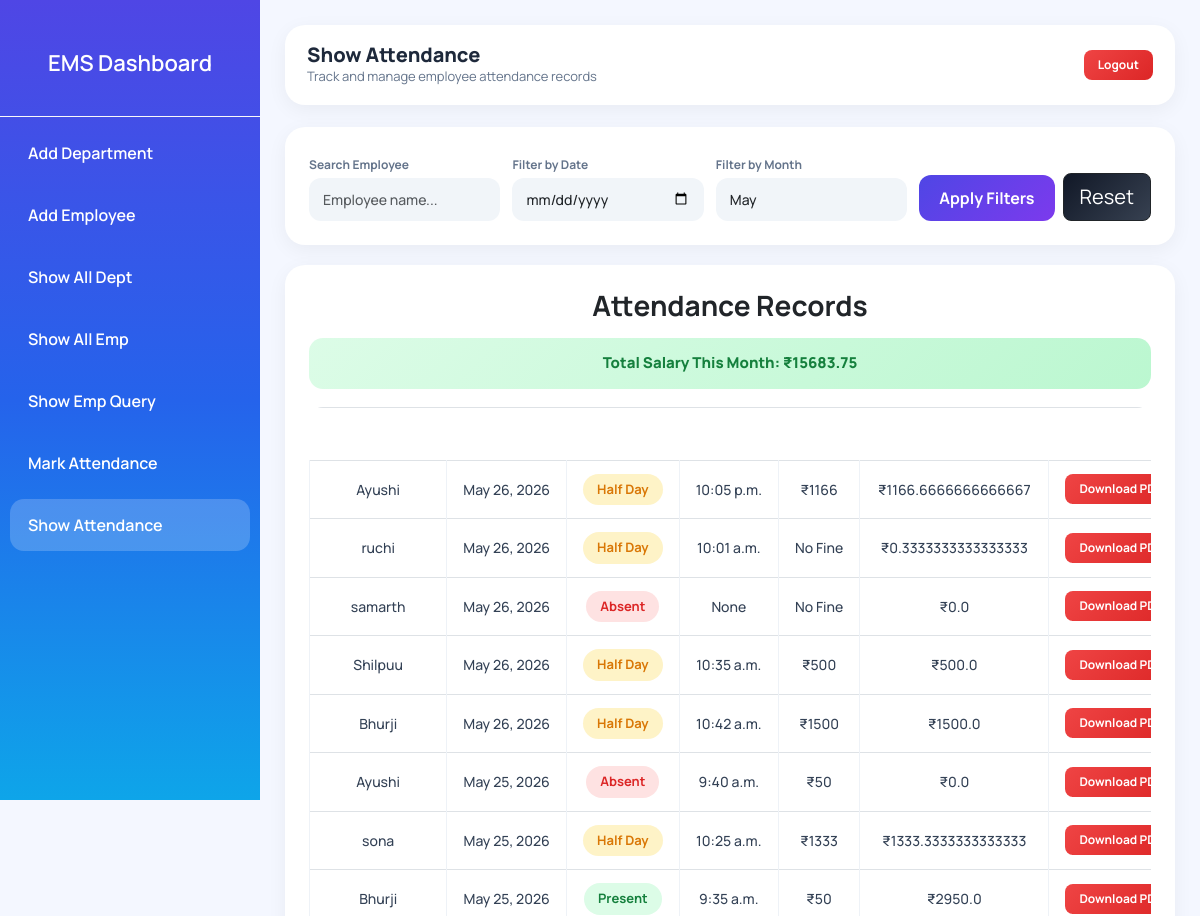
Before: /show_attendance/ (upper part) with the older database file.
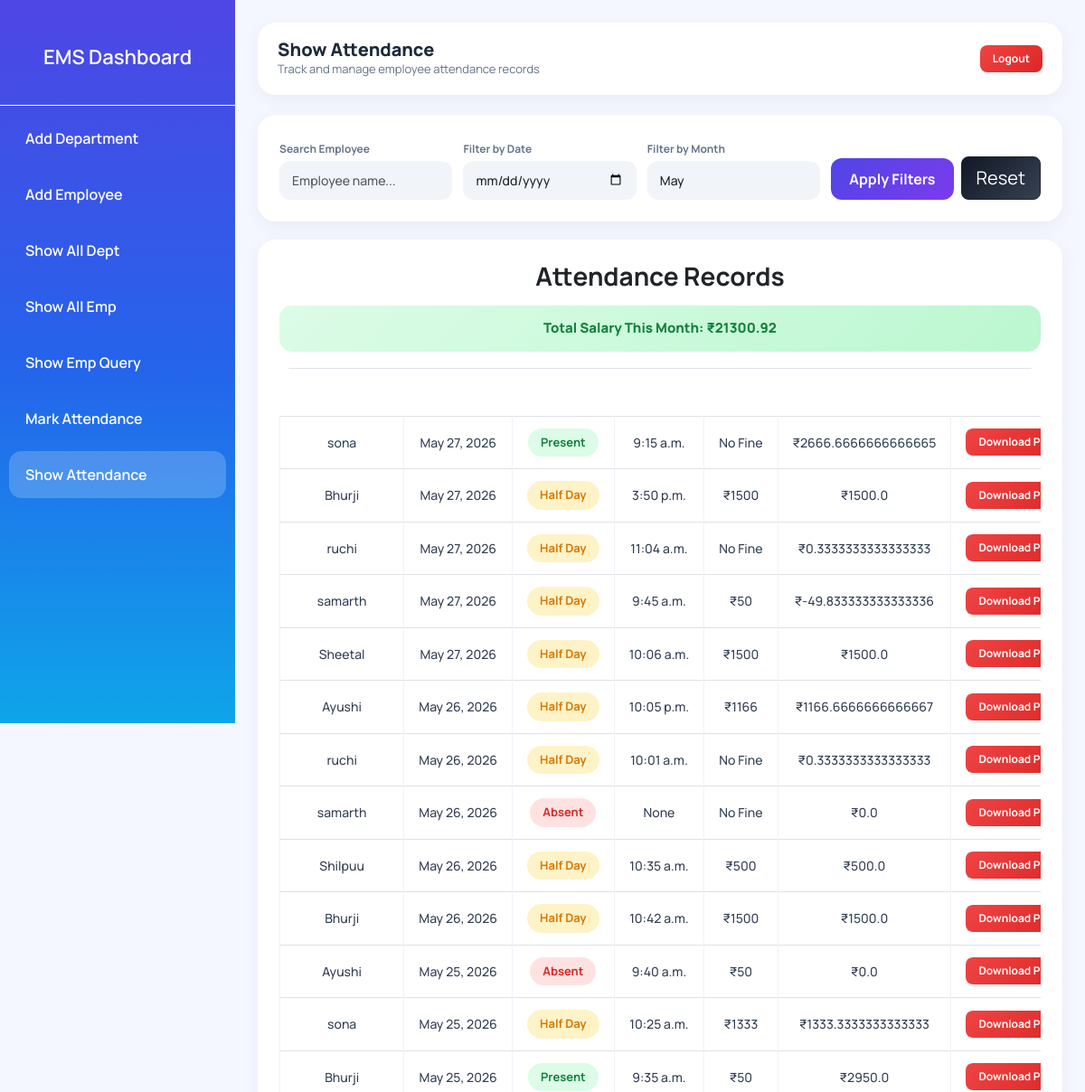
After: the same page with the newer database file.
### app/models.py (models this page shows, shortened)
class Attendance(models.Model):
    STATUS_CHOICES = (
        ('Present', 'Present'),
        ('Absent', 'Absent'),
        ('Half Day', 'Half Day'),
    )
    employee = models.ForeignKey(AddEmployee, on_delete=models.CASCADE)
    date = models.DateField(default=date.today)
    status = models.CharField(max_length=20, choices=STATUS_CHOICES)
    check_in_time = models.TimeField(
    null=True,
    blank=True
)
    late_fine = models.IntegerField(default=0)
    final_salary = models.FloatField(default=0)
    class Meta:
        unique_together = ('employee', 'date')

class AddEmployee(models.Model):
    name = models.CharField(
        max_length=100,
        validators=[MaxLengthValidator(10), MinLengthValidator(3)],
        error_messages={
            'min_length': 'Name must contain at least 3 characters.',
            'max_length': 'Name cannot exceed 20 characters.'
        }
    )
    email = models.EmailField(unique=True)
    contact = models.CharField(
        max_length=15,
        validators=[Emp_contact]
    )
    image = models.ImageField(
        upload_to='employee_images/',
        blank=True,
        null=True
    )
    password = models.CharField(max_length=128)
    department = models.CharField(max_length=50, null=True)
    d_code = models.CharField(max_length=20, null=True)
    d_des = models.CharField(max_length=50, null=True)
    joining_date = models.DateField(null=True, blank=True)
    salary = models.IntegerField(null=True, blank=True)

### app/views.py (the view)
# urls.py: path('show_attendance/', show_attendance, name='show_attendance'),
def show_attendance(request):
    today = date.today()
    month = request.GET.get('month')
    if month:
        month = int(month)
    else:
        month = today.month
    emp_id = request.GET.get('emp')
    search = request.GET.get('search', '').strip()
    date_filter = request.GET.get('date')
    base_qs = Attendance.objects.filter(
        date__month=month,
        date__year=today.year
    )
    if emp_id:
        base_qs = base_qs.filter(employee_id=emp_id)
    if search:
        base_qs = base_qs.filter(
            employee__name__icontains=search
        )
    if date_filter:
        base_qs = base_qs.filter(date=date_filter)
    attendance = base_qs.order_by('-date')
    total_salary = sum(i.final_salary for i in attendance)
    total_present = base_qs.filter(status="Present").count()
    total_absent = base_qs.filter(status="Absent").count()
    total_half = base_qs.filter(status="Half Day").count()
    total = base_qs.count()
    percentage = 0
    if total > 0:
        percentage = (
            (total_present + (total_half * 0.5)) / total
        ) * 100
    employees = Attendance.objects.select_related(
        'employee'
    ).values(
        'employee__id',
        'employee__name'
    ).distinct()
    context = {
        'attendance': attendance,
        'employees': employees,
        'total_present': total_present,
        'total_absent': total_absent,
        'total_half': total_half,
        'percentage': round(percentage, 2),
        'month': month,
        'total_salary': round(total_salary, 2),
        'search': search,
        'date_filter': date_filter,
        'emp_id': emp_id,
    }
    return render(request, 'show_attendance.html', context)

### app/templates/show_attendance.html (shortened to what this page needs)
{% load static %}
<!DOCTYPE html>
<html lang="en">
<head>
    <link href="https://cdn.jsdelivr.net/npm/bootstrap@5.3.2/dist/css/bootstrap.min.css" rel="stylesheet">
</head>
<body>
<div class="wrapper">
    <div class="sidebar">
        <h4 class="text-center py-3 border-bottom border-light px-3">
            <a href="{% url 'dashboard' %}" style="color:white;text-decoration:none;">
                EMS Dashboard
            </a>
        </h4>
        <a href="{% url 'add_dep' %}">Add Department</a>
        <a href="{% url 'add_emp' %}">Add Employee</a>
        <a href="{% url 'all_dep' %}">Show All Dept</a>
        <a href="{% url 'all_emp' %}">Show All Emp</a>
        <a href="{% url 'show_query' %}">Show Emp Query</a>
        <a href="{% url 'mark_attendance' %}">Mark Attendance</a>
        <a href="{% url 'show_attendance' %}" style="background:rgba(255,255,255,0.20);">Show Attendance</a>
    </div>
    <div class="main-content">
        <div class="topbar">
            <div style="display:flex;align-items:center;gap:12px;">
                <div>
                    <h2>Show Attendance</h2>
                    <p>Track and manage employee attendance records</p>
                </div>
            </div>
            <a href="{% url 'logout' %}" class="btn btn-danger btn-sm topbar-logout">Logout</a>
        </div>
       <div class="card p-4">
    <form method="GET">
        <div class="filter-grid">
            <div>
                <label class="form-label">Search Employee</label>
                <input type="text" name="search" value="{{ search }}"
                       placeholder="Employee name..." class="form-control">
            </div>
            <div>
                <label class="form-label">Filter by Date</label>
                <input type="date" name="date" value="{{ date_filter }}" class="form-control">
            </div>
            <div>
                <label class="form-label">Filter by Month</label>
                <select name="month" class="form-select">
                    <option value="5"  {% if month == 5  %}selected{% endif %}>May</option>
                </select>
            </div>
            <div class="filter-btn-cell" style="display:flex;align-items:flex-end;gap:8px;">
                <button type="submit" class="btn btn-primary">
                    Apply Filters
                </button>
                <a href="?month={{ month }}" class="btn btn-dark btn-lg">
                    Reset
                </a>
            </div>
        </div>
    </form>
</div>
        <div class="card p-4">
            <h3 class="text-center fw-bold mb-3">Attendance Records</h3>
            <div class="salary-alert">Total Salary This Month: ₹{{ total_salary }}</div>
            <div class="table-responsive">
                <table class="table table-bordered table-hover text-center">
                    <thead>
                        <tr>
                            <th>Name</th>
                            <th>Date</th>
                            <th>Status</th>
                            <th>Check In</th>
                            <th>Fine</th>
                            <th>Final Salary</th>
                            <th>PDF</th>
                        </tr>
                    </thead>
                    <tbody>
                        {% for i in attendance %}
                        <tr>
                            <td>{{ i.employee.name }}</td>
                            <td>{{ i.date }}</td>
                            <td>
                                {% if i.status == "Present" %}
                                    <span class="status-present">Present</span>
                                {% elif i.status == "Absent" %}
                                    <span class="status-absent">Absent</span>
                                {% else %}
                                    <span class="status-half">Half Day</span>
                                {% endif %}
                            </td>
                            <td>{{ i.check_in_time }}</td>
                            <td>{% if i.late_fine > 0 %}₹{{ i.late_fine }}{% else %}No Fine{% endif %}</td>
                            <td>₹{{ i.final_salary }}</td>
                            <td>
                                <a href="{% url 'attendance_pdf' i.employee.id %}" class="btn btn-danger btn-sm">
                                    Download PDF
                                </a>
                            </td>
                        </tr>
                        {% endfor %}
                    </tbody>
                </table>
            </div>
        </div>
    </div>
</div>
</body>
</html>

### app/templates/show_attendance.html (style rules this page uses)
* { margin:0; padding:0; box-sizing:border-box; font-family:'Manrope',sans-serif; }
html,body { overflow-x:hidden; background:#f4f7ff; }
.wrapper { display:flex; width:100%; position:relative; }
.sidebar { width:260px; height:100vh; background:linear-gradient(180deg,#4f46e5,#2563eb,#0ea5e9); position:fixed; top:0; left:0; overflow-y:auto; z-index:1000; padding-top:10px; transition:0.3s ease; }
.sidebar h4 { color:white; font-size:22px; font-weight:800; }
.sidebar a { display:block; color:white; text-decoration:none; padding:14px 18px; margin:10px; border-radius:14px; transition:0.3s; font-weight:600; }
.main-content { margin-left:260px; padding:25px; min-height:100vh; width:calc(100% - 260px); transition:0.3s ease; }
.topbar { background:white; padding:18px 22px; border-radius:20px; margin-bottom:22px; box-shadow:0 5px 20px rgba(0,0,0,0.05); display:flex; justify-content:space-between; align-items:center; gap:12px; }
.topbar h2 { font-size:20px; font-weight:800; color:#1e293b; margin:0; }
.topbar p { font-size:13px; color:#64748b; margin:0; }
.topbar-logout { display:none; }
.card { border:none !important; border-radius:20px !important; box-shadow:0 5px 20px rgba(0,0,0,0.05); margin-bottom:20px; }
.filter-grid { display:grid; grid-template-columns:1fr 1fr 1fr auto; gap:12px; align-items:end; }
.form-label { font-size:12px; font-weight:700; color:#64748b; margin-bottom:4px; }
.form-control, .form-select { border:none !important; background:#f1f5f9 !important; border-radius:12px !important; padding:11px 14px !important; font-size:14px; font-weight:500; }
.btn-primary { border:none !important; border-radius:12px !important; font-weight:700 !important; background:linear-gradient(135deg,#4f46e5,#7c3aed) !important; padding:11px 20px !important; color:white !important; transition:0.3s ease; cursor:pointer; white-space:nowrap; }
.btn-dark { background:linear-gradient(135deg,#111827,#374151); color:white !important; }
.table-responsive { overflow-x:auto; -webkit-overflow-scrolling:touch; border-radius:14px; }
table { white-space:nowrap; }
thead { background:linear-gradient(90deg,#4f46e5,#7c3aed); }
thead th { color:white !important; font-weight:700; padding:14px 16px !important; border:none !important; }
tbody td { padding:13px 16px !important; vertical-align:middle; color:#334155 !important; font-weight:500; font-size:14px; border-color:#eef2f7 !important; }
.status-present { background:#dcfce7; color:#15803d; padding:6px 14px; border-radius:25px; font-weight:700; font-size:13px; display:inline-block; }
.status-absent { background:#fee2e2; color:#dc2626; padding:6px 14px; border-radius:25px; font-weight:700; font-size:13px; display:inline-block; }
.status-half { background:#fef3c7; color:#d97706; padding:6px 14px; border-radius:25px; font-weight:700; font-size:13px; display:inline-block; }
.btn-danger { background:linear-gradient(135deg,#ef4444,#dc2626) !important; border:none !important; border-radius:8px !important; padding:6px 14px !important; color:white !important; font-size:12px; font-weight:700; text-decoration:none; transition:0.3s ease; display:inline-block; }
.salary-alert { background:linear-gradient(135deg,#dcfce7,#bbf7d0); border:none; border-radius:14px; padding:14px 20px; text-align:center; font-weight:800; font-size:15px; color:#15803d; margin-bottom:18px; }

Changed rows visible on the page:
added Attendance: employee.name "sona", date "May 27, 2026", status "Present", check_in_time "9:15 a.m.", late_fine "No Fine", final_salary "2666.6666666666665"
added Attendance: employee.name "Bhurji", date "May 27, 2026", status "Half Day", check_in_time "3:50 p.m.", late_fine "1500", final_salary "1500.0"
added Attendance: employee.name "ruchi", date "May 27, 2026", status "Half Day", check_in_time "11:04 a.m.", late_fine "No Fine", final_salary "0.3333333333333333"
added Attendance: employee.name "samarth", date "May 27, 2026", status "Half Day", check_in_time "9:45 a.m.", late_fine "50", final_salary "-49.833333333333336"
added Attendance: employee.name "Sheetal", date "May 27, 2026", status "Half Day", check_in_time "10:06 a.m.", late_fine "1500", final_salary "1500.0"
Other visible differences:
{{ total_salary }}: "15683.75" → "21300.92"
